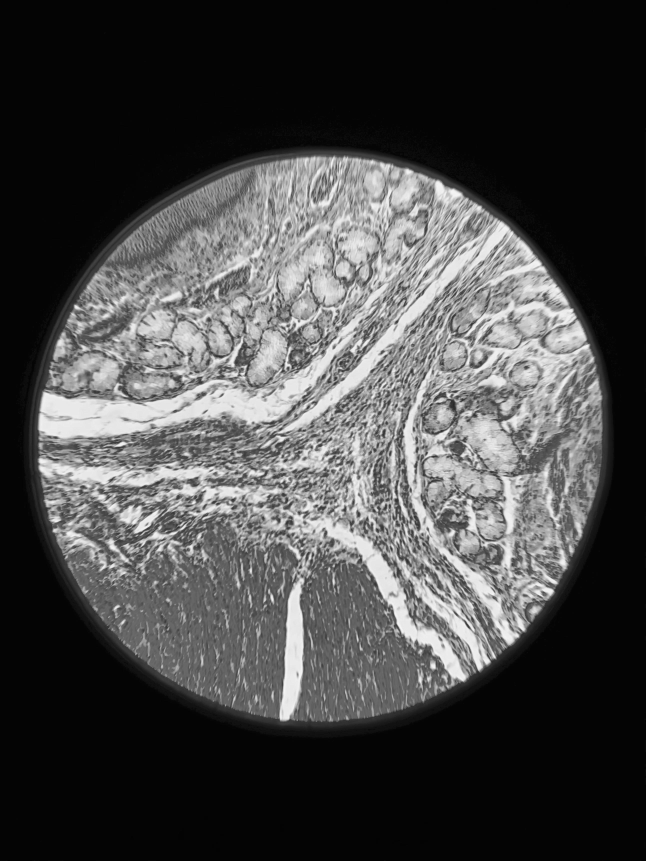
#> input picture cv2/data/microscope_g.jpg, 2581 x 3441 px, found by its file name (shown at 1/4 size)
$ jupyter execute CV2_2_Ulohy.ipynb
#> lines starting #> are read from the running program, lines starting #| are printed output that depends on the picture
## Doplnkové Úlohy

---
#### Úloha 1: Klasifikácia veku pacienta

Vytvorte funkciu, ktorá každého pacienta zaradí do kategórie `minor` (<18 rokov), `adult` (18-65 rokov) alebo `senior` (>65 rokov).
- Vstupom do funkcie je parameter `ages`, čo je štruktúra `list` obsahujúca vek niekoľkých pacientov.
- Funkcia vracia štruktúru `dictionary`, ktorá pre každú kategóriu obsahuje počet pacientov v nej.
- Vytvorte list `ages`, ktorý bude obsahovať aspoň 5 pacientov a vypíšte, počet pacientov podľa veku v jednotlivých kategóriách.

[cell 1]
from bs4.diagnose import diagnose

ages = [10, 12, 13, 20, 30, 40, 77, 85]

def rozdel_podla_veku(ages: list) -> dict:
    skupiny = {'minor': 0, 'adult': 0, 'senior': 0}
    for i in ages:
        if i < 18:
            skupiny['minor'] += 1
        elif i < 65:
            skupiny['adult'] += 1
        else:
            skupiny['senior'] += 1
    return skupiny

print(rozdel_podla_veku(ages))

#### Úloha 2: Spracovanie súborov s údajmi o pacientoch

Zapište údaje o pacientoch (meno, diagnóza) do súboru s názvom `data/patients.csv`.

[cell 2]
data = [
    ["Terri Mcmillan", "Hypertension"],
    ["David Thomas", "Diabetes"],
    ["Joshua Stewart", "Diabetes"],
    ["Jeffrey Martinez", "Depression"],
    ["Victor Roth", "Chronic Pain"],
    ["Timothy Schwartz", "Chronic Pain"],
    ["Desiree Palmer", "Hypertension"],
    ["Nathan Leonard", "Asthma"],
    ["Sara Lane", "Chronic Pain"],
    ["Ronald Riley", "Asthma"],
    ["Brian Roberts", "Depression"],
    ["Angel Harrington", "Hypertension"],
    ["Christina Hernandez", "Hypertension"],
    ["Christina Garza", "Asthma"],
    ["Joshua Armstrong", "Diabetes"],
    ["Lisa King", "Depression"],
    ["Erica Ferguson", "Diabetes"],
    ["Jesus Hansen", "Asthma"],
    ["Michael Thompson", "Chronic Pain"],
    ["Alexander Barajas", "Asthma"]
]

[cell 3]
with open("data/patients.csv", "w") as file:
    for i in data:
        file.write(f"{i[0]},{i[1]}\n")

#### Úloha 3: Načítanie údajov do štruktúry DataFrame a ich vizualizácia

Načítajte údaje zo súboru `data/patients.csv` do štruktúry DataFrame (knižnica Pandas).
- Vytvorte hlavičku pre tento DataFrame (pridajte názvy stĺpcov - `name` a `diagnosis`)
- Pridajte do štruktúry DataFrame nový stĺpec s názvom "ID". hodnoty tohto stĺpca tvorí sekvencia čísel od 0 do 19.
- Vypíšte hodnoty v stĺpci `diagnosis` a počet hodnôt pre jednotlivé diagnózy.

[cell 4]
import pandas as pd
df = pd.read_csv("data/patients.csv", names=["name", "diagnosis"])
df['ID'] = range(0, 20)
print(df['diagnosis'], df['diagnosis'].value_counts())

#### Úloha 4: Práca s obrazom
Načítajte obrázok data/microscope_g.jpg a vykonajte na ňom operáciu priblíženia a orezania, tak aby na obrázku boli viditeľné iba bunky, nie okulár mikroskopu. (Použite súradnice (300, 550, 1000, 1250) - (left, top, right, bottom)) Nakoniec obrázok zobrazte.

Použite funkcie knižnice PIL:
   - `Image.open()` - [Dokumentácia open](https://pillow.readthedocs.io/en/stable/reference/Image.html#PIL.Image.open)
   - `Image.resize()` - [Dokumentácia resize](https://pillow.readthedocs.io/en/stable/reference/Image.html#PIL.Image.Image.resize)
   - `Image.crop()` - [Dokumentácia crop](https://pillow.readthedocs.io/en/stable/reference/Image.html#PIL.Image.Image.crop)
   - `Image.show()` - [Dokumentácia show](https://pillow.readthedocs.io/en/stable/reference/Image.html#PIL.Image.Image.show)

[cell 5]
from PIL import Image
with Image.open("data/microscope_g.jpg") as im:
#> im is the input picture: PIL image 2581x3441 L; min 0, max 253, mean 71.4
    img = im.resize((700*3, 700*3))
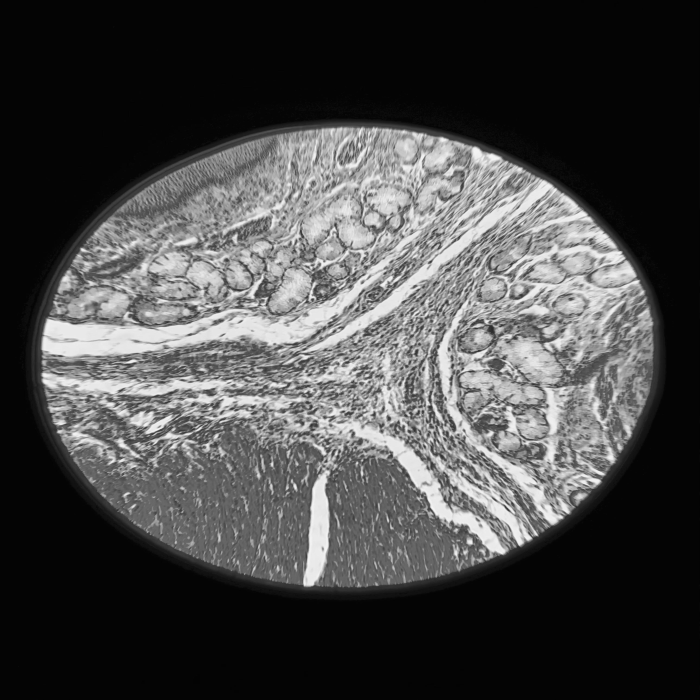
#> img: PIL image 2100x2100 L (shown at 1/3 size); min 0, max 249, mean 71.4
    cropped = img.crop((300, 550, 1000, 1250))
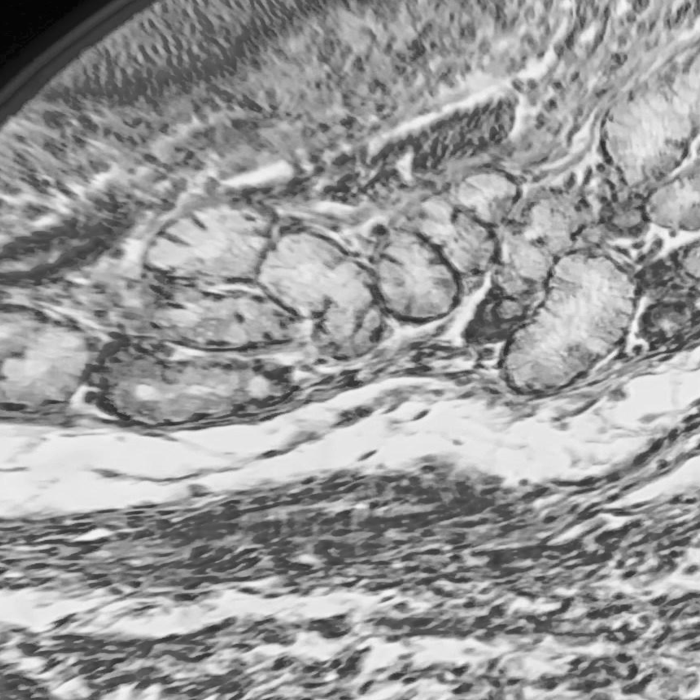
#> cropped: PIL image 700x700 L; min 2, max 249, mean 153.5
    cropped.show()
